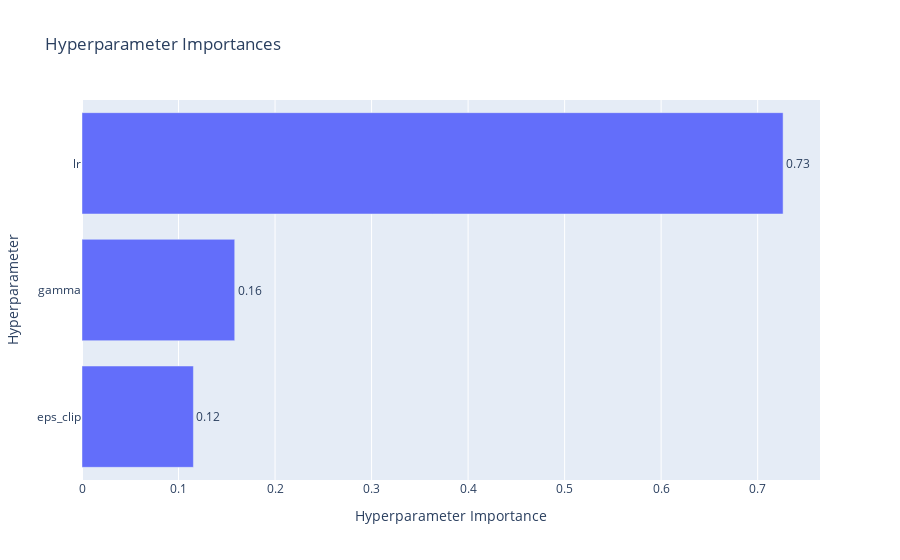

The cell this chart's notebook holds for it:
### Code cell
optuna.visualization.plot_param_importances(study).show()

### Figure 1 — Plotly figure (JSON) as saved in the notebook; plotly's stock layout.template omitted (floating-point values rounded to 4 significant figures)
{"data": [{"cliponaxis": false, "hovertemplate": ["eps_clip (FloatDistribution): 0.11542555060312885<extra></extra>", "gamma (FloatDistribution): 0.1582265335438062<extra></extra>", "lr (FloatDistribution): 0.7263479158530649<extra></extra>"], "name": "Objective Value", "orientation": "h", "text": ["0.12", "0.16", "0.73"], "textposition": "outside", "x": [0.1154, 0.1582, 0.7263], "y": ["eps_clip", "gamma", "lr"], "type": "bar"}], "layout": {"title": {"text": "Hyperparameter Importances"}, "xaxis": {"title": {"text": "Hyperparameter Importance"}}, "yaxis": {"title": {"text": "Hyperparameter"}}}}
